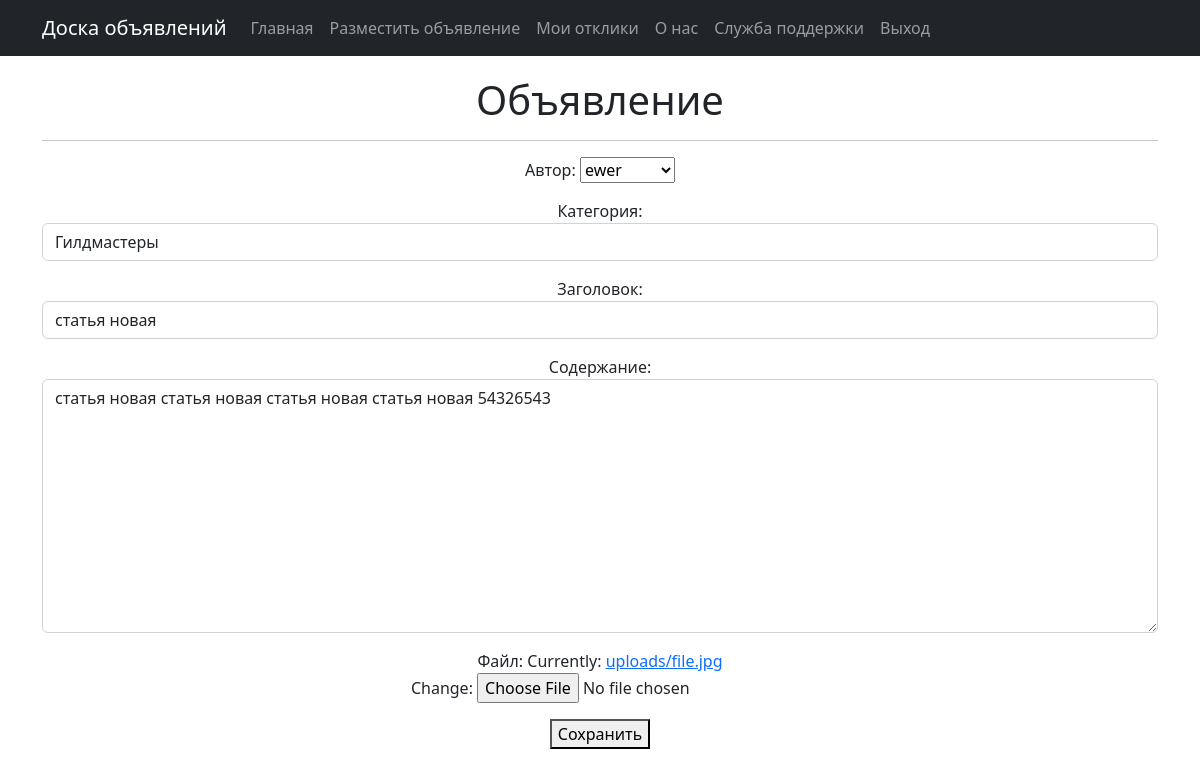
The app's page /articles/3/update/ (signed in) with its own data.
### advertisement/models.py (models this page shows, shortened)
class Article(models.Model):
    TYPE = (
        ('tanks', 'Танки'),
        ('heals', 'Хилы'),
        ('dd', 'ДД'),
        ('sellers', 'Торговцы'),
        ('guildmasters', 'Гилдмастеры'),
        ('questgivers', 'Квестгиверы'),
        ('smiths', 'Кузнецы'),
        ('tanners', 'Кожевники'),
        ('potions', 'Зельевары'),
        ('spellmasters', 'Мастера заклинаний'),
    )
    author = models.ForeignKey(User, on_delete=models.CASCADE)
    author_id = author.primary_key
    title = models.CharField(max_length=64)
    text = models.TextField()
    publication_date = models.DateTimeField(auto_now_add=True)
    category = models.CharField(max_length=12, choices=TYPE, default='tanks', verbose_name='категория')
    upload = models.FileField(upload_to='uploads/')

### advertisement/views.py (the view)
# urls.py: path('<int:pk>/update/', ArticleUpdate.as_view(), name='article_update'),
class ArticleUpdate(LoginRequiredMixin, UpdateView):
    raise_exception = True
    form_class = ArticleForm
    model = Article
    template_name = 'article_edit.html'
    def get_form_kwargs(self):
        kwargs = super().get_form_kwargs()
        if self.request.user != kwargs['instance'].author:
            return self.handle_no_permission()
        return kwargs

### advertisement/forms.py (shortened to what this page needs)
class ArticleForm(forms.ModelForm):
    class Meta:
        model = Article
        fields = ['author',
                  'category',
                  'title',
                  'text',
                  'upload',
                  ]
        labels = {
            'author': 'Автор',
            'category': 'Категория',
            'title': 'Заголовок',
            'text': 'Содержание',
            'upload': 'Файл',
        }
        widgets = {
            'title': forms.TextInput(attrs={'class': 'form-control', 'placeholder': 'Заголовок'}),
            'category': forms.Select(attrs={'class': 'form-control'}),
            'text': forms.Textarea(attrs={'class': 'form-control'}),
        }

### templates/article_edit.html (shortened to what this page needs)
{% extends 'flatpages/default.html' %}
{% block content %}
<h1 style="text-align: center;margin-top: 20px;">Объявление</h1>
<hr>
<form method="POST" enctype="multipart/form-data">
    {{ form.as_p }}
    <button type="submit">Сохранить</button>
</form>
{% endblock content %}

### records on screen
Article: author "ewer", category "Гилдмастеры", title "статья новая", text "статья новая статья новая статья новая статья новая 54326543"
